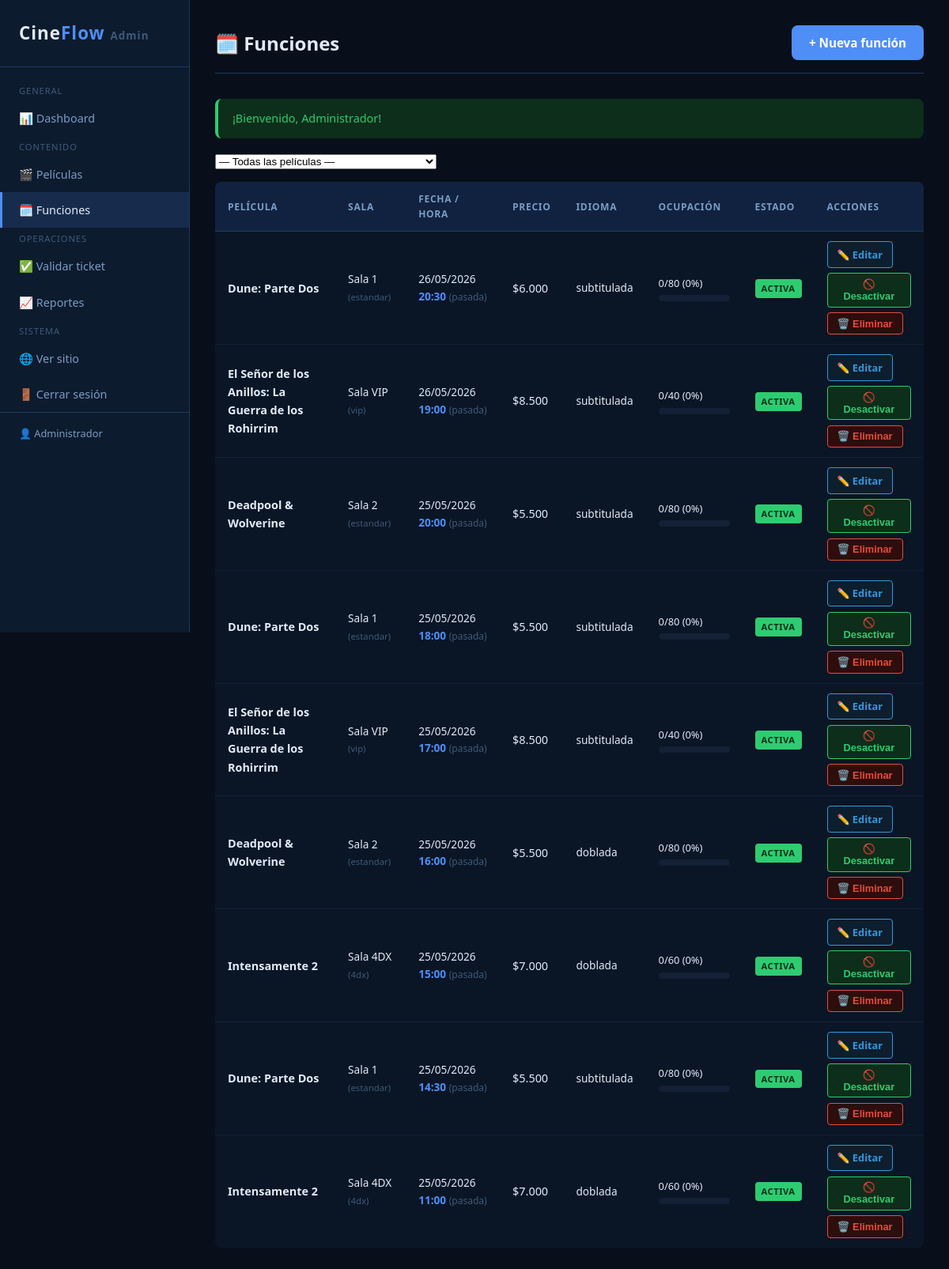
/admin/funciones.php (signed in), run on the app's committed database.
### tables this page shows
CREATE TABLE usuarios (
    id            INT UNSIGNED    NOT NULL AUTO_INCREMENT,
    nombre        VARCHAR(100)    NOT NULL,
    email         VARCHAR(150)    NOT NULL,
    password_hash VARCHAR(255)    NOT NULL                  COMMENT 'Hash bcrypt',
    rol           ENUM('admin')   NOT NULL DEFAULT 'admin',
    activo        TINYINT(1)      NOT NULL DEFAULT 1,
    fecha_registro DATETIME       NOT NULL DEFAULT CURRENT_TIMESTAMP,

    PRIMARY KEY (id),
    UNIQUE KEY uq_email (email)
);

CREATE TABLE funciones (
    id             INT UNSIGNED   NOT NULL AUTO_INCREMENT,
    pelicula_id    INT UNSIGNED   NOT NULL,
    sala_id        INT UNSIGNED   NOT NULL,
    fecha_hora     DATETIME       NOT NULL,
    precio         DECIMAL(8,2)   NOT NULL,
    idioma         ENUM('subtitulada','doblada','original') NOT NULL DEFAULT 'subtitulada',
    activa         TINYINT(1)     NOT NULL DEFAULT 1,

    PRIMARY KEY (id),
    UNIQUE KEY uq_sala_horario (sala_id, fecha_hora),
    INDEX idx_pelicula_fecha (pelicula_id, fecha_hora),
    INDEX idx_fecha_hora (fecha_hora),

    CONSTRAINT fk_funcion_pelicula
        FOREIGN KEY (pelicula_id) REFERENCES peliculas(id)
        ON DELETE RESTRICT ON UPDATE CASCADE,
    CONSTRAINT fk_funcion_sala
        FOREIGN KEY (sala_id) REFERENCES salas(id)
        ON DELETE RESTRICT ON UPDATE CASCADE
);

CREATE TABLE peliculas (
    id             INT UNSIGNED   NOT NULL AUTO_INCREMENT,
    titulo         VARCHAR(200)   NOT NULL,
    genero         VARCHAR(80)    NOT NULL,
    sinopsis       TEXT               NULL,
    clasificacion  ENUM('TE','TE+7','MA+14','MA+18') NOT NULL DEFAULT 'TE',
    duracion_min   SMALLINT UNSIGNED  NULL,
    imagen         VARCHAR(300)       NULL                  COMMENT 'Ruta: uploads/peliculas/imagen.jpg',
    activa         TINYINT(1)     NOT NULL DEFAULT 1,
    fecha_estreno  DATE               NULL,

    PRIMARY KEY (id),
    INDEX idx_genero (genero),
    INDEX idx_activa (activa)
);

CREATE TABLE salas (
    id             INT UNSIGNED   NOT NULL AUTO_INCREMENT,
    nombre         VARCHAR(50)    NOT NULL,
    capacidad      SMALLINT UNSIGNED NOT NULL DEFAULT 100,
    tipo           ENUM('estandar','vip','4dx','imax') NOT NULL DEFAULT 'estandar',
    activa         TINYINT(1)     NOT NULL DEFAULT 1,

    PRIMARY KEY (id),
    UNIQUE KEY uq_nombre_sala (nombre)
);

### admin/funciones.php (the view, shortened to what this page needs)
<?php
require_once __DIR__ . '/../includes/funciones.php';
$pdo = obtenerConexion();
try {
    $query = "
        SELECT f.*, p.titulo AS pelicula, p.imagen AS poster, s.nombre AS sala, s.tipo AS tipo_sala, s.capacidad,
               COUNT(CASE WHEN r.estado IN ('confirmada','utilizada') THEN 1 END) AS reservas_ok,
               COUNT(CASE WHEN r.estado = 'pendiente' THEN 1 END) AS reservas_pendientes
        FROM   funciones f
        JOIN   peliculas p ON p.id = f.pelicula_id
        JOIN   salas     s ON s.id = f.sala_id
        LEFT   JOIN reservas r ON r.funcion_id = f.id
    ";
    $params = [];
    $query .= " GROUP BY f.id ORDER BY f.fecha_hora DESC LIMIT 100";
    $stmt = $pdo->prepare($query);
    $stmt->execute($params);
    $funciones_list = $stmt->fetchAll();
} catch (PDOException $e) {
    registrarError('admin-funciones', $e->getMessage());
    $funciones_list = $peliculas_select = [];
}
$admin_nav_activo = 'funciones';
require_once __DIR__ . '/includes/header.php';
?>
<div class="admin-topbar">
    <h1>🗓️ Funciones</h1>
    <a href="nueva-funcion.php" class="btn btn-primario">+ Nueva función</a>
</div>
<?= renderFlash() ?>
<form method="GET" style="margin-bottom:1rem;display:flex;gap:.75rem;align-items:center;">
    <select name="pelicula_id" onchange="this.form.submit()" style="max-width:280px;">
        <option value="0">— Todas las películas —</option>
    </select>
</form>
<?php if (empty($funciones_list)): ?>
    <p style="color:var(--texto-suave);">No hay funciones.</p>
<?php else: ?>
<div style="overflow-x:auto;">
<table class="admin-tabla">
    <thead>
        <tr>
            <th>Película</th>
            <th>Sala</th>
            <th>Fecha / Hora</th>
            <th>Precio</th>
            <th>Idioma</th>
            <th>Ocupación</th>
            <th>Estado</th>
            <th>Acciones</th>
        </tr>
    </thead>
    <tbody>
    <?php foreach ($funciones_list as $f): ?>
        <?php
        $pct = $f['capacidad'] > 0 ? round(($f['reservas_ok'] + $f['reservas_pendientes']) / $f['capacidad'] * 100) : 0;
        $pasada = strtotime($f['fecha_hora']) < time();
        ?>
        <tr style="<?= !$f['activa'] ? 'opacity:.5;' : '' ?><?= $pasada ? 'background:rgba(0,0,0,.2);' : '' ?>">
            <td style="font-weight:600;font-size:.9rem;"><?= esc($f['pelicula']) ?></td>
            <td style="font-size:.85rem;"><?= esc($f['sala']) ?> <small style="color:var(--texto-muy-suave);">(<?= esc($f['tipo_sala']) ?>)</small></td>
            <td style="white-space:nowrap;font-size:.85rem;">
                <?= date('d/m/Y', strtotime($f['fecha_hora'])) ?><br>
                <span style="color:var(--primario);font-weight:600;"><?= date('H:i', strtotime($f['fecha_hora'])) ?></span>
                <?php if ($pasada): ?> <span style="color:var(--texto-muy-suave);font-size:.75rem;">(pasada)</span><?php endif; ?>
            </td>
            <td><?= formatearPrecio($f['precio']) ?></td>
            <td style="font-size:.85rem;"><?= esc($f['idioma']) ?></td>
            <td>
                <div style="font-size:.8rem;min-width:90px;">
                    <?= $f['reservas_ok'] ?>/<?= $f['capacidad'] ?> (<?= $pct ?>%)
                </div>
                <div class="reporte-barra-wrap"><div class="reporte-barra" style="width:<?= $pct ?>%"></div></div>
            </td>
            <td><span class="badge <?= $f['activa'] ? 'badge-verde' : 'badge-gris' ?>"><?= $f['activa'] ? 'Activa' : 'Inactiva' ?></span></td>
            <td>
                <div style="display:flex;gap:.4rem;flex-wrap:wrap;">
                    <a href="editar-funcion.php?id=<?= $f['id'] ?>" class="btn-accion btn-editar">✏️ Editar</a>
                    <form method="POST" style="display:inline;">
                        <button class="btn-accion btn-activar"><?= $f['activa'] ? '🚫 Desactivar' : '✅ Activar' ?></button>
                    </form>
                    <form method="POST" style="display:inline;" onsubmit="return confirm('¿Eliminar esta función?')">
                        <button class="btn-accion btn-eliminar">🗑️ Eliminar</button>
                    </form>
                </div>
            </td>
        </tr>
    <?php endforeach; ?>
    </tbody>
</table>
</div>
<?php endif; ?>
<?php require_once __DIR__ . '/includes/footer.php'; ?>

### admin/includes/header.php (shortened to what this page needs)
<?php
$admin_nav_activo ??= '';
$admin = obtenerUsuario((int)$_SESSION['usuario_id']);
?>
<!DOCTYPE html>
<html lang="es">
<head>
    <link rel="stylesheet" href="../assets/css/estilo.css">
    <link rel="stylesheet" href="../assets/css/admin.css">
</head>
<body>
<div class="admin-layout">
<aside class="admin-sidebar">
    <a href="index.php" class="logo">Cine<span>Flow</span> <small style="font-size:.6em;color:var(--texto-muy-suave);">Admin</small></a>
    <nav class="admin-nav">
        <span class="nav-seccion">General</span>
        <a href="index.php"         class="<?= $admin_nav_activo === 'dashboard'  ? 'activo' : '' ?>">📊 Dashboard</a>
        <span class="nav-seccion">Contenido</span>
        <a href="peliculas.php"     class="<?= $admin_nav_activo === 'peliculas'  ? 'activo' : '' ?>">🎬 Películas</a>
        <a href="funciones.php"     class="<?= $admin_nav_activo === 'funciones'  ? 'activo' : '' ?>">🗓️ Funciones</a>
        <span class="nav-seccion">Operaciones</span>
        <a href="validar-ticket.php" class="<?= $admin_nav_activo === 'validar'   ? 'activo' : '' ?>">✅ Validar ticket</a>
        <a href="reportes.php"      class="<?= $admin_nav_activo === 'reportes'   ? 'activo' : '' ?>">📈 Reportes</a>
        <span class="nav-seccion">Sistema</span>
        <a href="../index.php" target="_blank">🌐 Ver sitio</a>
        <a href="logout.php">🚪 Cerrar sesión</a>
    </nav>
    <?php if ($admin): ?>
    <div style="padding:1rem 1.5rem;border-top:1px solid var(--borde);margin-top:auto;font-size:.8rem;color:var(--texto-suave);">
        👤 <?= esc($admin['nombre']) ?>
    </div>
    <?php endif; ?>
</aside>
<main class="admin-content">

### includes/funciones.php (shortened to what this page needs)
<?php
function formatearPrecio(float|int|string $precio): string
{
    return '$' . number_format((float)$precio, 0, ',', '.');
}
function esc(?string $texto): string
{
    return htmlspecialchars((string)$texto, ENT_QUOTES | ENT_SUBSTITUTE, 'UTF-8');
}
function obtenerUsuario(int $usuario_id): ?array
{
    $pdo = obtenerConexion();
    try {
        $stmt = $pdo->prepare("
            SELECT id, nombre, email, rol
            FROM   usuarios
            WHERE  id     = :id
              AND  activo = 1
            LIMIT 1
        ");
        $stmt->execute([':id' => $usuario_id]);
        $fila = $stmt->fetch();
        return $fila ?: null;
    } catch (PDOException $e) {
        registrarError('funciones - obtenerUsuario', $e->getMessage());
        return null;
    }
}
function obtenerFlash(): ?array
{
    $flash = $_SESSION['flash'];
    return $flash;
}
function renderFlash(): string
{
    $flash = obtenerFlash();
    $clase   = 'alerta alerta-' . esc($flash['tipo']);
    $mensaje = esc($flash['mensaje']);
    return "<div class=\"{$clase}\" role=\"alert\">{$mensaje}</div>";
}

### admin/includes/footer.php (shortened to what this page needs)
</main>
</div>
</body>
</html>

### assets/css/estilo.css (style rules this page uses)
:root { --primario: #4f8ef7; --primario-oscuro: #3a7ae0; --primario-suave: rgba(79, 142, 247, .15); --oscuro: #080f1a; --superficie: #0d1b2e; --superficie-alt: #112240; --overlay: rgba(0, 0, 0, .8); --borde: #1e3a5f; --borde-suave: #132035; --texto: #e2eaf8; --texto-suave: #7a9cc4; --texto-muy-suave: #3d5a7a; --verde: #2ecc71; --verde-oscuro: #0d2e1a; --azul: #3498db; --azul-oscuro: #0d1e2e; --amarillo: #f39c12; --amarillo-oscuro: #1a1200; --rojo: #e74c3c; --rojo-oscuro: #2e0d0d; --libre: #0a2a1a; --libre-borde: #2ecc71; --ocupado: #1a0d1a; --ocupado-borde: #5a3a6a; --seleccionado: #0d2a4a; --seleccionado-borde:#4f8ef7; --preferencial: #1a1a0a; --preferencial-borde:#f39c12; --fuente: 'Segoe UI', Arial, sans-serif; --fuente-mono: 'Courier New', Courier, monospace; --ancho-max: 1200px; --radio: 8px; --radio-lg: 12px; --sombra: 0 4px 16px rgba(0, 0, 0, .4); --sombra-lg: 0 8px 32px rgba(0, 0, 0, .6); --transicion: .2s ease; }
*, *::before, *::after { box-sizing: border-box; margin: 0; padding: 0; }
html { scroll-behavior: smooth; }
body { background-color: var(--oscuro); color: var(--texto); font-family: var(--fuente); font-size: 16px; line-height: 1.6; min-height: 100vh; display: flex; flex-direction: column; }
main { flex: 1; }
a { color: var(--primario); text-decoration: none; transition: color var(--transicion); }
h1, h2, h3, h4, h5, h6 { line-height: 1.3; font-weight: 700; }
.logo { font-size: 1.6rem; font-weight: 700; color: var(--primario); letter-spacing: 1px; text-decoration: none; flex-shrink: 0; display: flex; align-items: center; gap: 10px; }
.logo span { color: var(--texto); }
.badge { display: inline-block; font-size: .7rem; font-weight: 700; padding: 3px 8px; border-radius: 4px; text-transform: uppercase; letter-spacing: .5px; vertical-align: middle; }
.badge-verde { background: var(--verde); color: #0a2e1a; }
.alerta { padding: 14px 18px; border-radius: var(--radio); border-left: 4px solid; font-size: .9rem; line-height: 1.5; margin-bottom: 20px; }
.alerta-exito { background: var(--verde-oscuro); border-color: var(--verde); color: var(--verde); }
.btn { display: inline-flex; align-items: center; justify-content: center; gap: 8px; padding: 10px 22px; border-radius: var(--radio); font-size: .95rem; font-weight: 600; cursor: pointer; border: none; text-decoration: none; transition: background var(--transicion), color var(--transicion), opacity var(--transicion), transform var(--transicion); white-space: nowrap; }
.btn-primario { background: var(--primario); color: #fff; }

### data on the page
usuarios: nombre "Administrador"
funciones: pelicula.titulo "Dune: Parte Dos", sala.nombre "Sala 1", sala.tipo "estandar", fecha_hora "26/05/2026", fecha_hora "20:30", shows "(pasada)", precio "$6.000", idioma "subtitulada", reservas_ok "0", sala.capacidad "80", pct "0", activa "ACTIVA"
funciones: pelicula.titulo "El Señor de los Anillos: La Guerra de los Rohirrim", sala.nombre "Sala VIP", sala.tipo "vip", fecha_hora "26/05/2026", fecha_hora "19:00", shows "(pasada)", precio "$8.500", idioma "subtitulada", reservas_ok "0", sala.capacidad "40", pct "0", activa "ACTIVA"
funciones: pelicula.titulo "Deadpool & Wolverine", sala.nombre "Sala 2", sala.tipo "estandar", fecha_hora "25/05/2026", fecha_hora "20:00", shows "(pasada)", precio "$5.500", idioma "subtitulada", reservas_ok "0", sala.capacidad "80", pct "0", activa "ACTIVA"
funciones: pelicula.titulo "Dune: Parte Dos", sala.nombre "Sala 1", sala.tipo "estandar", fecha_hora "25/05/2026", fecha_hora "18:00", shows "(pasada)", precio "$5.500", idioma "subtitulada", reservas_ok "0", sala.capacidad "80", pct "0", activa "ACTIVA"
funciones: pelicula.titulo "El Señor de los Anillos: La Guerra de los Rohirrim", sala.nombre "Sala VIP", sala.tipo "vip", fecha_hora "25/05/2026", fecha_hora "17:00", shows "(pasada)", precio "$8.500", idioma "subtitulada", reservas_ok "0", sala.capacidad "40", pct "0", activa "ACTIVA"
funciones: pelicula.titulo "Deadpool & Wolverine", sala.nombre "Sala 2", sala.tipo "estandar", fecha_hora "25/05/2026", fecha_hora "16:00", shows "(pasada)", precio "$5.500", idioma "doblada", reservas_ok "0", sala.capacidad "80", pct "0", activa "ACTIVA"
funciones: pelicula.titulo "Intensamente 2", sala.nombre "Sala 4DX", sala.tipo "4dx", fecha_hora "25/05/2026", fecha_hora "15:00", shows "(pasada)", precio "$7.000", idioma "doblada", reservas_ok "0", sala.capacidad "60", pct "0", activa "ACTIVA"
funciones: pelicula.titulo "Dune: Parte Dos", sala.nombre "Sala 1", sala.tipo "estandar", fecha_hora "25/05/2026", fecha_hora "14:30", shows "(pasada)", precio "$5.500", idioma "subtitulada", reservas_ok "0", sala.capacidad "80", pct "0", activa "ACTIVA"
funciones: pelicula.titulo "Intensamente 2", sala.nombre "Sala 4DX", sala.tipo "4dx", fecha_hora "25/05/2026", fecha_hora "11:00", shows "(pasada)", precio "$7.000", idioma "doblada", reservas_ok "0", sala.capacidad "60", pct "0", activa "ACTIVA"

### other printed values
$mensaje "¡Bienvenido, Administrador!"
